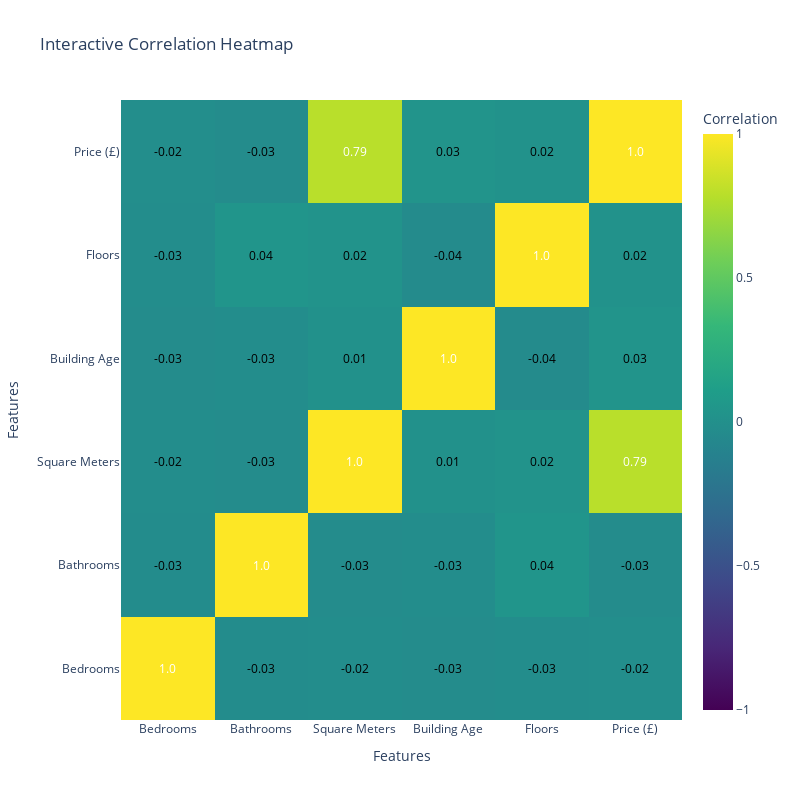

Notebook source saved alongside this figure:
### Code cell
# Correlation heatmap
num_features = london_data_copy.select_dtypes(include=['float64', 'int64']).columns
df_corr = london_data_copy[num_features].corr()

fig = go.Figure(data=go.Heatmap(
    z=df_corr.values,
    x=df_corr.columns,
    y=df_corr.columns,
    colorscale='Viridis',  
    colorbar=dict(title="Correlation"),
    zmin=-1, zmax=1,
    text=df_corr.round(2).astype(str).values,  
    hoverinfo="text" ))


for i in range(len(df_corr)):
    for j in range(len(df_corr)):
        fig.add_annotation(
            x=df_corr.columns[j],
            y=df_corr.columns[i],
            text=str(round(df_corr.iloc[i, j], 2)), 
            showarrow=False,
            font=dict(
                color="black" if abs(df_corr.iloc[i, j]) < 0.5 else "white"  
            )
        )


fig.update_layout(title="Interactive Correlation Heatmap", xaxis_title="Features", yaxis_title="Features", xaxis_showgrid=False, yaxis_showgrid=False, width=800, height=800)
fig.show()


# allow to display the plot in the notebook
pio.write_image(fig, "correlation.png") 
from IPython.display import Image
Image("correlation.png")

### Figure 1 — Plotly figure (JSON) as saved in the notebook; plotly's stock layout.template omitted (floating-point values rounded to 4 significant figures)
{"data": [{"colorbar": {"title": {"text": "Correlation"}}, "colorscale": [[0, "#440154"], [0.1111, "#482878"], [0.2222, "#3e4989"], [0.3333, "#31688e"], [0.4444, "#26828e"], [0.5556, "#1f9e89"], [0.6667, "#35b779"], [0.7778, "#6ece58"], [0.8889, "#b5de2b"], [1, "#fde725"]], "hoverinfo": "text", "text": [["1.0", "-0.03", "-0.02", "-0.03", "-0.03", "-0.02"], ["-0.03", "1.0", "-0.03", "-0.03", "0.04", "-0.03"], ["-0.02", "-0.03", "1.0", "0.01", "0.02", "0.79"], ["-0.03", "-0.03", "0.01", "1.0", "-0.04", "0.03"], ["-0.03", "0.04", "0.02", "-0.04", "1.0", "0.02"], ["-0.02", "-0.03", "0.79", "0.03", "0.02", "1.0"]], "type": "heatmap", "x": ["Bedrooms", "Bathrooms", "Square Meters", "Building Age", "Floors", "Price (£)"], "y": ["Bedrooms", "Bathrooms", "Square Meters", "Building Age", "Floors", "Price (£)"], "z": [[1, -0.03024, -0.02041, -0.03388, -0.02698, -0.01668], [-0.03024, 1, -0.03273, -0.02653, 0.0377, -0.03263], [-0.02041, -0.03273, 1, 0.008557, 0.02382, 0.7907], [-0.03388, -0.02653, 0.008557, 1, -0.04274, 0.03152], [-0.02698, 0.0377, 0.02382, -0.04274, 1, 0.01563], [-0.01668, -0.03263, 0.7907, 0.03152, 0.01563, 1]], "zmax": 1, "zmin": -1}], "layout": {"annotations": [{"font": {"color": "white"}, "showarrow": false, "text": "1.0", "x": "Bedrooms", "y": "Bedrooms"}, {"font": {"color": "black"}, "showarrow": false, "text": "-0.03", "x": "Bathrooms", "y": "Bedrooms"}, {"font": {"color": "black"}, "showarrow": false, "text": "-0.02", "x": "Square Meters", "y": "Bedrooms"}, {"font": {"color": "black"}, "showarrow": false, "text": "-0.03", "x": "Building Age", "y": "Bedrooms"}, {"font": {"color": "black"}, "showarrow": false, "text": "-0.03", "x": "Floors", "y": "Bedrooms"}, {"font": {"color": "black"}, "showarrow": false, "text": "-0.02", "x": "Price (£)", "y": "Bedrooms"}, {"font": {"color": "black"}, "showarrow": false, "text": "-0.03", "x": "Bedrooms", "y": "Bathrooms"}, {"font": {"color": "white"}, "showarrow": false, "text": "1.0", "x": "Bathrooms", "y": "Bathrooms"}, {"font": {"color": "black"}, "showarrow": false, "text": "-0.03", "x": "Square Meters", "y": "Bathrooms"}, {"font": {"color": "black"}, "showarrow": false, "text": "-0.03", "x": "Building Age", "y": "Bathrooms"}, {"font": {"color": "black"}, "showarrow": false, "text": "0.04", "x": "Floors", "y": "Bathrooms"}, {"font": {"color": "black"}, "showarrow": false, "text": "-0.03", "x": "Price (£)", "y": "Bathrooms"}, {"font": {"color": "black"}, "showarrow": false, "text": "-0.02", "x": "Bedrooms", "y": "Square Meters"}, {"font": {"color": "black"}, "showarrow": false, "text": "-0.03", "x": "Bathrooms", "y": "Square Meters"}, {"font": {"color": "white"}, "showarrow": false, "text": "1.0", "x": "Square Meters", "y": "Square Meters"}, {"font": {"color": "black"}, "showarrow": false, "text": "0.01", "x": "Building Age", "y": "Square Meters"}, {"font": {"color": "black"}, "showarrow": false, "text": "0.02", "x": "Floors", "y": "Square Meters"}, {"font": {"color": "white"}, "showarrow": false, "text": "0.79", "x": "Price (£)", "y": "Square Meters"}, {"font": {"color": "black"}, "showarrow": false, "text": "-0.03", "x": "Bedrooms", "y": "Building Age"}, {"font": {"color": "black"}, "showarrow": false, "text": "-0.03", "x": "Bathrooms", "y": "Building Age"}, {"font": {"color": "black"}, "showarrow": false, "text": "0.01", "x": "Square Meters", "y": "Building Age"}, {"font": {"color": "white"}, "showarrow": false, "text": "1.0", "x": "Building Age", "y": "Building Age"}, {"font": {"color": "black"}, "showarrow": false, "text": "-0.04", "x": "Floors", "y": "Building Age"}, {"font": {"color": "black"}, "showarrow": false, "text": "0.03", "x": "Price (£)", "y": "Building Age"}, {"font": {"color": "black"}, "showarrow": false, "text": "-0.03", "x": "Bedrooms", "y": "Floors"}, {"font": {"color": "black"}, "showarrow": false, "text": "0.04", "x": "Bathrooms", "y": "Floors"}, {"font": {"color": "black"}, "showarrow": false, "text": "0.02", "x": "Square Meters", "y": "Floors"}, {"font": {"color": "black"}, "showarrow": false, "text": "-0.04", "x": "Building Age", "y": "Floors"}, {"font": {"color": "white"}, "showarrow": false, "text": "1.0", "x": "Floors", "y": "Floors"}, {"font": {"color": "black"}, "showarrow": false, "text": "0.02", "x": "Price (£)", "y": "Floors"}, {"font": {"color": "black"}, "showarrow": false, "text": "-0.02", "x": "Bedrooms", "y": "Price (£)"}, {"font": {"color": "black"}, "showarrow": false, "text": "-0.03", "x": "Bathrooms", "y": "Price (£)"}, {"font": {"color": "white"}, "showarrow": false, "text": "0.79", "x": "Square Meters", "y": "Price (£)"}, {"font": {"color": "black"}, "showarrow": false, "text": "0.03", "x": "Building Age", "y": "Price (£)"}, {"font": {"color": "black"}, "showarrow": false, "text": "0.02", "x": "Floors", "y": "Price (£)"}, {"font": {"color": "white"}, "showarrow": false, "text": "1.0", "x": "Price (£)", "y": "Price (£)"}], "height": 800, "title": {"text": "Interactive Correlation Heatmap"}, "width": 800, "xaxis": {"showgrid": false, "title": {"text": "Features"}}, "yaxis": {"showgrid": false, "title": {"text": "Features"}}}}
